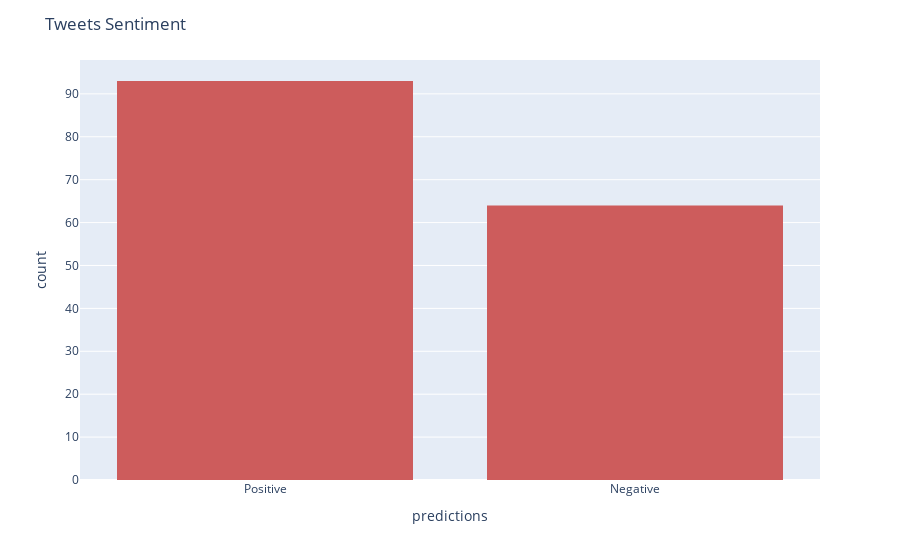

Notebook code cell kept with this figure:
### Code cell
#Histogram to display tweets sentiment
tweet_predictions_senti = data
tweet_predictions_senti["predictions"] = tweet_predictions_senti["predictions"].replace({1:'Positive'})
tweet_predictions_senti["predictions"] = tweet_predictions_senti["predictions"].replace({0:'Negative'})
fig = px.histogram(tweet_predictions_senti, x="predictions")
fig.update_traces(marker_color="indianred", marker_line_color='black')
fig.update_layout(title_text="Tweets Sentiment")
fig.show()

### Figure 1 — Plotly figure (JSON) as saved in the notebook; plotly's stock layout.template omitted (floating-point values rounded to 4 significant figures; data arrays with more than 128 entries replaced by an {"elided": "..."} marker saying what was removed)
{"data": [{"alignmentgroup": "True", "bingroup": "x", "hovertemplate": "predictions=%{x}<br>count=%{y}<extra></extra>", "legendgroup": "", "marker": {"color": "indianred", "line": {"color": "black"}, "pattern": {"shape": ""}}, "name": "", "offsetgroup": "", "orientation": "v", "showlegend": false, "type": "histogram", "x": {"elided": "157 str values"}, "xaxis": "x", "yaxis": "y"}], "layout": {"autosize": true, "barmode": "relative", "legend": {"tracegroupgap": 0}, "margin": {"t": 60}, "title": {"text": "Tweets Sentiment"}, "xaxis": {"anchor": "y", "autorange": true, "domain": [0, 1], "range": [-0.5, 1.5], "title": {"text": "predictions"}, "type": "category"}, "yaxis": {"anchor": "x", "autorange": true, "domain": [0, 1], "range": [0, 97.89], "title": {"text": "count"}}}}
